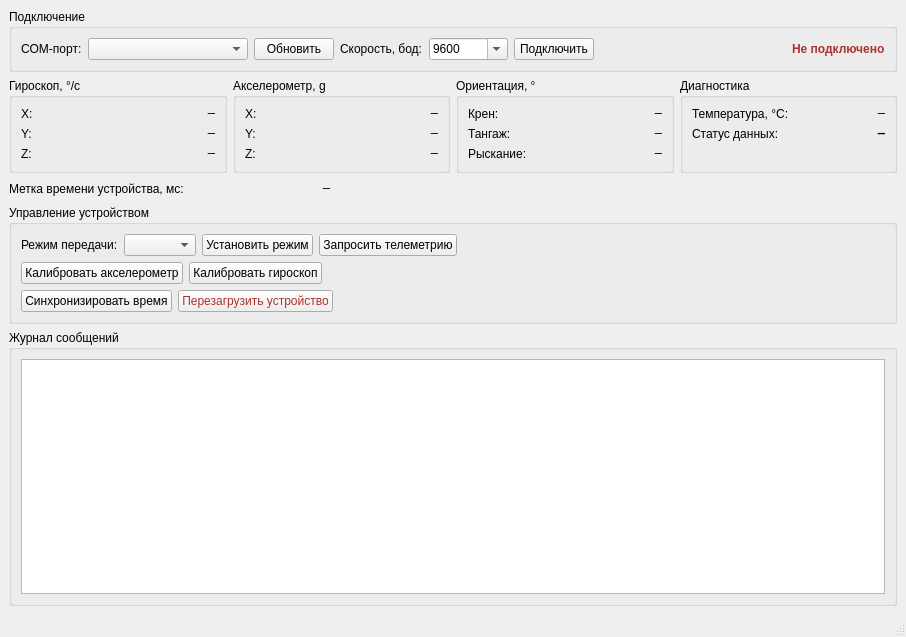
<?xml version="1.0" encoding="UTF-8"?>
<ui version="4.0">
 <class>MainWindow</class>
 <widget class="QMainWindow" name="MainWindow">
  <property name="geometry">
   <rect>
    <x>0</x>
    <y>0</y>
    <width>906</width>
    <height>637</height>
   </rect>
  </property>
  <property name="windowTitle">
   <string>Сервисное ПО инерциальной измерительной системы</string>
  </property>
  <widget class="QWidget" name="centralwidget">
   <layout class="QGridLayout" name="gridLayout_2">
    <item row="0" column="0">
     <widget class="QGroupBox" name="connectionBox">
      <property name="title">
       <string>Подключение</string>
      </property>
      <layout class="QHBoxLayout" name="connectionLayout">
       <item>
        <widget class="QLabel" name="labelComPort">
         <property name="text">
          <string>COM-порт:</string>
         </property>
        </widget>
       </item>
       <item>
        <widget class="QComboBox" name="portCombo">
         <property name="minimumSize">
          <size>
           <width>160</width>
           <height>0</height>
          </size>
         </property>
        </widget>
       </item>
       <item>
        <widget class="QPushButton" name="refreshButton">
         <property name="text">
          <string>Обновить</string>
         </property>
        </widget>
       </item>
       <item>
        <widget class="QLabel" name="labelBaud">
         <property name="text">
          <string>Скорость, бод:</string>
         </property>
        </widget>
       </item>
       <item>
        <widget class="QComboBox" name="baudCombo">
         <property name="editable">
          <bool>true</bool>
         </property>
         <item>
          <property name="text">
           <string>9600</string>
          </property>
         </item>
         <item>
          <property name="text">
           <string>19200</string>
          </property>
         </item>
         <item>
          <property name="text">
           <string>38400</string>
          </property>
         </item>
         <item>
          <property name="text">
           <string>57600</string>
          </property>
         </item>
         <item>
          <property name="text">
           <string>115200</string>
          </property>
         </item>
         <item>
          <property name="text">
           <string>230400</string>
          </property>
         </item>
         <item>
          <property name="text">
           <string>460800</string>
          </property>
         </item>
         <item>
          <property name="text">
           <string>921600</string>
          </property>
         </item>
         <item>
          <property name="text">
           <string>1000000</string>
          </property>
         </item>
         <item>
          <property name="text">
           <string>2000000</string>
          </property>
         </item>
        </widget>
       </item>
       <item>
        <widget class="QPushButton" name="connectButton">
         <property name="text">
          <string>Подключить</string>
         </property>
        </widget>
       </item>
       <item>
        <spacer name="connectionSpacer">
         <property name="orientation">
          <enum>Qt::Horizontal</enum>
         </property>
         <property name="sizeHint" stdset="0">
          <size>
           <width>40</width>
           <height>20</height>
          </size>
         </property>
        </spacer>
       </item>
       <item>
        <widget class="QLabel" name="statusLabel">
         <property name="styleSheet">
          <string notr="true">color: #a33; font-weight: bold;</string>
         </property>
         <property name="text">
          <string>Не подключено</string>
         </property>
        </widget>
       </item>
      </layout>
     </widget>
    </item>
    <item row="1" column="0">
     <layout class="QHBoxLayout" name="telemetryLayout">
      <item>
       <widget class="QGroupBox" name="gyroBox">
        <property name="title">
         <string>Гироскоп, °/с</string>
        </property>
        <layout class="QFormLayout" name="gyroForm">
         <item row="0" column="0">
          <widget class="QLabel" name="labelGyroX">
           <property name="text">
            <string>X:</string>
           </property>
          </widget>
         </item>
         <item row="0" column="1">
          <widget class="QLabel" name="gyroXValue">
           <property name="minimumSize">
            <size>
             <width>90</width>
             <height>0</height>
            </size>
           </property>
           <property name="styleSheet">
            <string notr="true">font-family: monospace;</string>
           </property>
           <property name="text">
            <string>—</string>
           </property>
           <property name="alignment">
            <set>Qt::AlignRight|Qt::AlignTrailing|Qt::AlignVCenter</set>
           </property>
          </widget>
         </item>
         <item row="1" column="0">
          <widget class="QLabel" name="labelGyroY">
           <property name="text">
            <string>Y:</string>
           </property>
          </widget>
         </item>
         <item row="1" column="1">
          <widget class="QLabel" name="gyroYValue">
           <property name="minimumSize">
            <size>
             <width>90</width>
             <height>0</height>
            </size>
           </property>
           <property name="styleSheet">
            <string notr="true">font-family: monospace;</string>
           </property>
           <property name="text">
            <string>—</string>
           </property>
           <property name="alignment">
            <set>Qt::AlignRight|Qt::AlignTrailing|Qt::AlignVCenter</set>
           </property>
          </widget>
         </item>
         <item row="2" column="0">
          <widget class="QLabel" name="labelGyroZ">
           <property name="text">
            <string>Z:</string>
           </property>
          </widget>
         </item>
         <item row="2" column="1">
          <widget class="QLabel" name="gyroZValue">
           <property name="minimumSize">
            <size>
             <width>90</width>
             <height>0</height>
            </size>
           </property>
           <property name="styleSheet">
            <string notr="true">font-family: monospace;</string>
           </property>
           <property name="text">
            <string>—</string>
           </property>
           <property name="alignment">
            <set>Qt::AlignRight|Qt::AlignTrailing|Qt::AlignVCenter</set>
           </property>
          </widget>
         </item>
        </layout>
       </widget>
      </item>
      <item>
       <widget class="QGroupBox" name="accelBox">
        <property name="title">
         <string>Акселерометр, g</string>
        </property>
        <layout class="QFormLayout" name="accelForm">
         <item row="0" column="0">
          <widget class="QLabel" name="labelAccelX">
           <property name="text">
            <string>X:</string>
           </property>
          </widget>
         </item>
         <item row="0" column="1">
          <widget class="QLabel" name="accelXValue">
           <property name="minimumSize">
            <size>
             <width>90</width>
             <height>0</height>
            </size>
           </property>
           <property name="styleSheet">
            <string notr="true">font-family: monospace;</string>
           </property>
           <property name="text">
            <string>—</string>
           </property>
           <property name="alignment">
            <set>Qt::AlignRight|Qt::AlignTrailing|Qt::AlignVCenter</set>
           </property>
          </widget>
         </item>
         <item row="1" column="0">
          <widget class="QLabel" name="labelAccelY">
           <property name="text">
            <string>Y:</string>
           </property>
          </widget>
         </item>
         <item row="1" column="1">
          <widget class="QLabel" name="accelYValue">
           <property name="minimumSize">
            <size>
             <width>90</width>
             <height>0</height>
            </size>
           </property>
           <property name="styleSheet">
            <string notr="true">font-family: monospace;</string>
           </property>
           <property name="text">
            <string>—</string>
           </property>
           <property name="alignment">
            <set>Qt::AlignRight|Qt::AlignTrailing|Qt::AlignVCenter</set>
           </property>
          </widget>
         </item>
         <item row="2" column="0">
          <widget class="QLabel" name="labelAccelZ">
           <property name="text">
            <string>Z:</string>
           </property>
          </widget>
         </item>
         <item row="2" column="1">
          <widget class="QLabel" name="accelZValue">
           <property name="minimumSize">
            <size>
             <width>90</width>
             <height>0</height>
            </size>
           </property>
           <property name="styleSheet">
            <string notr="true">font-family: monospace;</string>
           </property>
           <property name="text">
            <string>—</string>
           </property>
           <property name="alignment">
            <set>Qt::AlignRight|Qt::AlignTrailing|Qt::AlignVCenter</set>
           </property>
          </widget>
         </item>
        </layout>
       </widget>
      </item>
      <item>
       <widget class="QGroupBox" name="orientationBox">
        <property name="title">
         <string>Ориентация, °</string>
        </property>
        <layout class="QFormLayout" name="orientationForm">
         <item row="0" column="0">
          <widget class="QLabel" name="labelRoll">
           <property name="text">
            <string>Крен:</string>
           </property>
          </widget>
         </item>
         <item row="0" column="1">
          <widget class="QLabel" name="rollValue">
           <property name="minimumSize">
            <size>
             <width>90</width>
             <height>0</height>
            </size>
           </property>
           <property name="styleSheet">
            <string notr="true">font-family: monospace;</string>
           </property>
           <property name="text">
            <string>—</string>
           </property>
           <property name="alignment">
            <set>Qt::AlignRight|Qt::AlignTrailing|Qt::AlignVCenter</set>
           </property>
          </widget>
         </item>
         <item row="1" column="0">
          <widget class="QLabel" name="labelPitch">
           <property name="text">
            <string>Тангаж:</string>
           </property>
          </widget>
         </item>
         <item row="1" column="1">
          <widget class="QLabel" name="pitchValue">
           <property name="minimumSize">
            <size>
             <width>90</width>
             <height>0</height>
            </size>
           </property>
           <property name="styleSheet">
            <string notr="true">font-family: monospace;</string>
           </property>
           <property name="text">
            <string>—</string>
           </property>
           <property name="alignment">
            <set>Qt::AlignRight|Qt::AlignTrailing|Qt::AlignVCenter</set>
           </property>
          </widget>
         </item>
         <item row="2" column="0">
          <widget class="QLabel" name="labelYaw">
           <property name="text">
            <string>Рыскание:</string>
           </property>
          </widget>
         </item>
         <item row="2" column="1">
          <widget class="QLabel" name="yawValue">
           <property name="minimumSize">
            <size>
             <width>90</width>
             <height>0</height>
            </size>
           </property>
           <property name="styleSheet">
            <string notr="true">font-family: monospace;</string>
           </property>
           <property name="text">
            <string>—</string>
           </property>
           <property name="alignment">
            <set>Qt::AlignRight|Qt::AlignTrailing|Qt::AlignVCenter</set>
           </property>
          </widget>
         </item>
        </layout>
       </widget>
      </item>
      <item>
       <widget class="QGroupBox" name="diagnosticsBox">
        <property name="title">
         <string>Диагностика</string>
        </property>
        <layout class="QFormLayout" name="diagnosticsForm">
         <item row="0" column="0">
          <widget class="QLabel" name="labelTemperature">
           <property name="text">
            <string>Температура, °C:</string>
           </property>
          </widget>
         </item>
         <item row="0" column="1">
          <widget class="QLabel" name="temperatureValue">
           <property name="minimumSize">
            <size>
             <width>90</width>
             <height>0</height>
            </size>
           </property>
           <property name="styleSheet">
            <string notr="true">font-family: monospace;</string>
           </property>
           <property name="text">
            <string>—</string>
           </property>
           <property name="alignment">
            <set>Qt::AlignRight|Qt::AlignTrailing|Qt::AlignVCenter</set>
           </property>
          </widget>
         </item>
         <item row="1" column="0">
          <widget class="QLabel" name="labelTelemetryStatus">
           <property name="text">
            <string>Статус данных:</string>
           </property>
          </widget>
         </item>
         <item row="1" column="1">
          <widget class="QLabel" name="telemetryStatusValue">
           <property name="minimumSize">
            <size>
             <width>90</width>
             <height>0</height>
            </size>
           </property>
           <property name="styleSheet">
            <string notr="true">font-family: monospace; font-weight: bold;</string>
           </property>
           <property name="text">
            <string>—</string>
           </property>
           <property name="alignment">
            <set>Qt::AlignRight|Qt::AlignTrailing|Qt::AlignVCenter</set>
           </property>
          </widget>
         </item>
        </layout>
       </widget>
      </item>
     </layout>
    </item>
    <item row="2" column="0">
     <layout class="QHBoxLayout" name="timestampLayout">
      <item>
       <widget class="QLabel" name="labelTimestamp">
        <property name="text">
         <string>Метка времени устройства, мс:</string>
        </property>
       </widget>
      </item>
      <item>
       <widget class="QLabel" name="timestampValue">
        <property name="minimumSize">
         <size>
          <width>140</width>
          <height>0</height>
         </size>
        </property>
        <property name="styleSheet">
         <string notr="true">font-family: monospace;</string>
        </property>
        <property name="text">
         <string>—</string>
        </property>
        <property name="alignment">
         <set>Qt::AlignRight|Qt::AlignTrailing|Qt::AlignVCenter</set>
        </property>
       </widget>
      </item>
      <item>
       <spacer name="timestampSpacer">
        <property name="orientation">
         <enum>Qt::Horizontal</enum>
        </property>
        <property name="sizeHint" stdset="0">
         <size>
          <width>40</width>
          <height>20</height>
         </size>
        </property>
       </spacer>
      </item>
     </layout>
    </item>
    <item row="3" column="0">
     <widget class="QGroupBox" name="controlBox">
      <property name="title">
       <string>Управление устройством</string>
      </property>
      <layout class="QGridLayout" name="gridLayout">
       <item row="0" column="0">
        <layout class="QHBoxLayout" name="horizontalLayout">
         <item>
          <widget class="QLabel" name="labelMode">
           <property name="text">
            <string>Режим передачи:</string>
           </property>
          </widget>
         </item>
         <item>
          <widget class="QComboBox" name="modeCombo"/>
         </item>
         <item>
          <widget class="QPushButton" name="sendModeButton">
           <property name="text">
            <string>Установить режим</string>
           </property>
          </widget>
         </item>
         <item>
          <widget class="QPushButton" name="requestTelemetryButton">
           <property name="text">
            <string>Запросить телеметрию</string>
           </property>
          </widget>
         </item>
         <item>
          <spacer name="controlSpacer">
           <property name="orientation">
            <enum>Qt::Horizontal</enum>
           </property>
           <property name="sizeHint" stdset="0">
            <size>
             <width>40</width>
             <height>20</height>
            </size>
           </property>
          </spacer>
         </item>
        </layout>
       </item>
       <item row="1" column="0">
        <layout class="QHBoxLayout" name="horizontalLayout_2">
         <item>
          <widget class="QPushButton" name="calibAccelButton">
           <property name="text">
            <string>Калибровать акселерометр</string>
           </property>
          </widget>
         </item>
         <item>
          <widget class="QPushButton" name="calibGyroButton">
           <property name="text">
            <string>Калибровать гироскоп</string>
           </property>
          </widget>
         </item>
         <item>
          <spacer name="controlSpacer_2">
           <property name="orientation">
            <enum>Qt::Horizontal</enum>
           </property>
           <property name="sizeHint" stdset="0">
            <size>
             <width>40</width>
             <height>20</height>
            </size>
           </property>
          </spacer>
         </item>
        </layout>
       </item>
       <item row="2" column="0">
        <layout class="QHBoxLayout" name="horizontalLayout_3">
         <item>
          <widget class="QPushButton" name="timeSyncButton">
           <property name="text">
            <string>Синхронизировать время</string>
           </property>
          </widget>
         </item>
         <item>
          <widget class="QPushButton" name="resetButton">
           <property name="styleSheet">
            <string notr="true">color: #a33;</string>
           </property>
           <property name="text">
            <string>Перезагрузить устройство</string>
           </property>
          </widget>
         </item>
         <item>
          <spacer name="controlSpacer_3">
           <property name="orientation">
            <enum>Qt::Horizontal</enum>
           </property>
           <property name="sizeHint" stdset="0">
            <size>
             <width>40</width>
             <height>20</height>
            </size>
           </property>
          </spacer>
         </item>
        </layout>
       </item>
      </layout>
     </widget>
    </item>
    <item row="4" column="0">
     <widget class="QGroupBox" name="logBox">
      <property name="title">
       <string>Журнал сообщений</string>
      </property>
      <layout class="QVBoxLayout" name="logLayout">
       <item>
        <widget class="QPlainTextEdit" name="log">
         <property name="styleSheet">
          <string notr="true">font-family: monospace;</string>
         </property>
         <property name="readOnly">
          <bool>true</bool>
         </property>
        </widget>
       </item>
      </layout>
     </widget>
    </item>
   </layout>
  </widget>
  <widget class="QMenuBar" name="menubar">
   <property name="geometry">
    <rect>
     <x>0</x>
     <y>0</y>
     <width>906</width>
     <height>23</height>
    </rect>
   </property>
  </widget>
  <widget class="QStatusBar" name="statusbar"/>
 </widget>
 <resources/>
 <connections/>
</ui>
